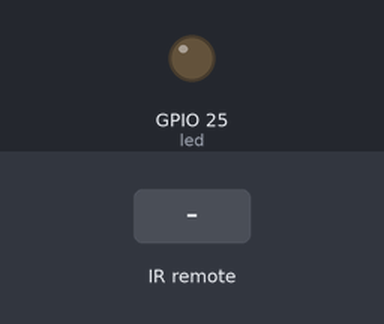
Recording of a sketch running on a simulated ESP8266 (NodeMCU). Shown: output pins drawn as LEDs (lit = HIGH). Inputs (shaded band) come from the test bench.

Above: at 1.2 s.
1.3 s: infrared code 0xFF02FD received
At 2.6 s:
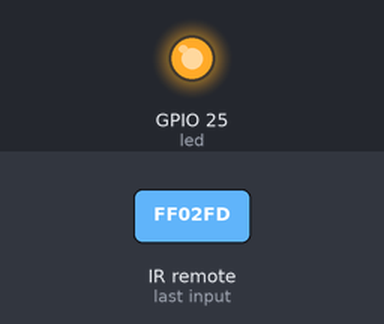
Timing chart, 0 to 4.3 s (numbered marks = the images above; inputs shaded):
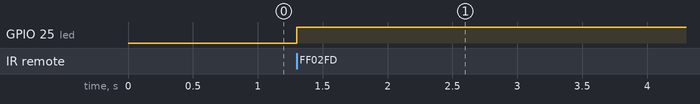

Measured:
- after the input at 1.3 s, GPIO 25 (led): LOW → HIGH at once

The sketch:

project_29_2.ino
```cpp
/*
  keyestudio ESP32 Inventor Learning Kit
  Project 29.2 IR Remote Control
  http://www.keyestudio.com
*/
#include <Arduino.h>
#include <IRremoteESP8266.h>
#include <IRrecv.h>
#include <IRutils.h>

int led = 25;
int led_val = 0;
const uint16_t recvPin = 19;  // Infrared receiving pin
IRrecv irrecv(recvPin);       // Create a class object used to receive class
decode_results results;       // Create a decoding results class object
long ir_rec;

void setup() {
  Serial.begin(9600);   // Initialize the serial port and set the baud rate to 9600
  irrecv.enableIRIn();  // start receiving signals
  pinMode(led, OUTPUT);
}

void loop() {
  if (irrecv.decode(&results)) {
    ir_rec = results.value;      //assign the signal to the variable ir_rec
    if (ir_rec != 0) {           //Prevente the code from repeating execute when the button is pressed
      if (ir_rec == 0xFF02FD) {  //Determine whether the received IR signal is from button OK
        led_val = !led_val;      //Reverse a variable. If the initial value is 0, it turns to 1 after reversing
        digitalWrite(led, led_val);
      }
    }
    irrecv.resume();  //Release the IR remote and receive the next value.
  }
}
```
